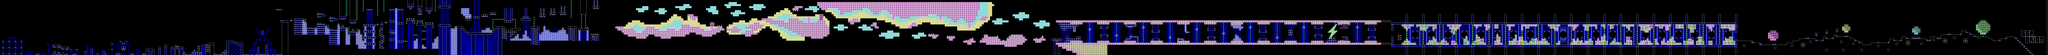

Tiled map render using the project's own tile images. Description and the map definition, with tile-layer contents summarised, below:
An orthogonal 995x27 tile map with 16x16 px tiles, 2 tile layers (l2, l1), 2 tilesets and 329 objects.

<map version="1.10" tiledversion="1.11.0" orientation="orthogonal" renderorder="right-down" width="995" height="27" tilewidth="16" tileheight="16" infinite="0" nextlayerid="8" nextobjectid="898">
 <editorsettings>
  <export target="groundtospace.json" format="json" />
 </editorsettings>
 <properties>
  <property name="BG" type="color" value="#ff0e175a" />
  <property name="Background Type" type="int" value="0" />
  <property name="Difficulty" value="HARD" />
  <property name="GROUND" type="color" value="#ffa1a1a1" />
  <property name="Gamemode" type="int" value="0" />
  <property name="Ground Type" type="int" value="0" />
  <property name="Level name" value="Ground To Space" />
  <property name="Song" value="GROUND" />
  <property name="Speed" type="int" value="0" />
  <property name="Stars" type="int" value="5" />
 </properties>
 <tileset firstgid="1" source="famidash.tsx" />
 <tileset firstgid="16385" source="sprites.tsx" />
 <layer id="4" name="l2" width="995" height="27">
  <data>[26865 cells, 23564 non-empty, 30 distinct tile ids]</data>
 </layer>
 <layer id="1" name="l1" width="995" height="27" opacity="0.9">
  <data>[26865 cells, 22669 non-empty, 174 distinct tile ids]</data>
 </layer>
 <objectgroup id="7" name="SP">
  <!-- 329 objects omitted --></objectgroup>
</map>
<!-- 329 of 329 objects omitted -->
